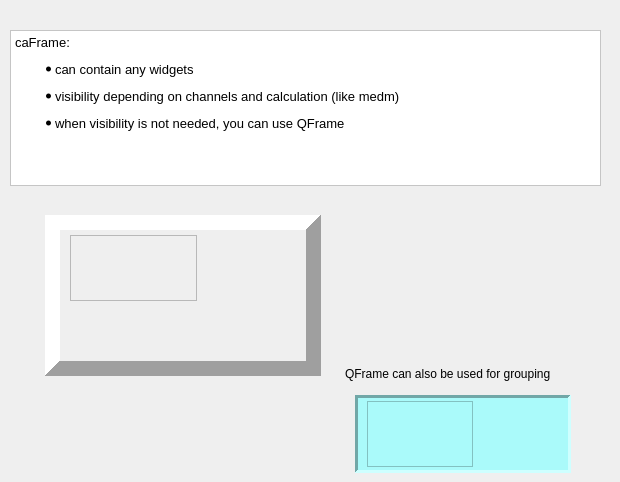
      <widget class="QWidget" name="tab_9">
       <attribute name="title">
        <string>caFrame</string>
       </attribute>
       <widget class="QTextEdit" name="textEdit_6">
        <property name="geometry">
         <rect>
          <x>10</x>
          <y>30</y>
          <width>591</width>
          <height>156</height>
         </rect>
        </property>
        <property name="styleSheet">
         <string notr="true">
QWidget {background: white;} </string>
        </property>
        <property name="html">
         <string>&lt;!DOCTYPE HTML PUBLIC &quot;-//W3C//DTD HTML 4.0//EN&quot; &quot;http://www.w3.org/TR/REC-html40/strict.dtd&quot;&gt;
&lt;html&gt;&lt;head&gt;&lt;meta name=&quot;qrichtext&quot; content=&quot;1&quot; /&gt;&lt;style type=&quot;text/css&quot;&gt;
p, li { white-space: pre-wrap; }
&lt;/style&gt;&lt;/head&gt;&lt;body style=&quot; font-family:'Sans Serif'; font-size:9pt; font-weight:400; font-style:normal;&quot;&gt;
&lt;p style=&quot; margin-top:0px; margin-bottom:0px; margin-left:0px; margin-right:0px; -qt-block-indent:0; text-indent:0px;&quot;&gt;&lt;span style=&quot; font-size:10pt;&quot;&gt;caFrame: &lt;/span&gt;&lt;/p&gt;
&lt;ul style=&quot;margin-top: 0px; margin-bottom: 0px; margin-left: 0px; margin-right: 0px; -qt-list-indent: 1;&quot;&gt;&lt;li style=&quot; font-size:10pt;&quot; style=&quot; margin-top:12px; margin-bottom:0px; margin-left:0px; margin-right:0px; -qt-block-indent:0; text-indent:0px;&quot;&gt;can contain any widgets&lt;/li&gt;&lt;/ul&gt;
&lt;ul style=&quot;margin-top: 0px; margin-bottom: 0px; margin-left: 0px; margin-right: 0px; -qt-list-indent: 1;&quot;&gt;&lt;li style=&quot; font-size:10pt;&quot; style=&quot; margin-top:12px; margin-bottom:0px; margin-left:0px; margin-right:0px; -qt-block-indent:0; text-indent:0px;&quot;&gt;visibility depending on channels and calculation (like medm)&lt;/li&gt;
&lt;li style=&quot; font-size:10pt;&quot; style=&quot; margin-top:12px; margin-bottom:0px; margin-left:0px; margin-right:0px; -qt-block-indent:0; text-indent:0px;&quot;&gt;when visibility is not needed, you can use QFrame&lt;/li&gt;&lt;/ul&gt;&lt;/body&gt;&lt;/html&gt;</string>
        </property>
       </widget>
       <widget class="caFrame" name="caframe">
        <property name="geometry">
         <rect>
          <x>45</x>
          <y>215</y>
          <width>276</width>
          <height>161</height>
         </rect>
        </property>
        <property name="frameShape">
         <enum>QFrame::Panel</enum>
        </property>
        <property name="frameShadow">
         <enum>QFrame::Raised</enum>
        </property>
        <property name="lineWidth">
         <number>15</number>
        </property>
        <property name="background">
         <color>
          <red>160</red>
          <green>0</green>
          <blue>164</blue>
         </color>
        </property>
        <property name="backgroundMode">
         <enum>caFrame::Outline</enum>
        </property>
        <widget class="caNumeric" name="caNumeric_6">
         <property name="geometry">
          <rect>
           <x>25</x>
           <y>20</y>
           <width>127</width>
           <height>66</height>
          </rect>
         </property>
         <property name="sizePolicy">
          <sizepolicy hsizetype="Expanding" vsizetype="Expanding">
           <horstretch>0</horstretch>
           <verstretch>0</verstretch>
          </sizepolicy>
         </property>
         <property name="minimumSize">
          <size>
           <width>0</width>
           <height>0</height>
          </size>
         </property>
         <property name="maximumSize">
          <size>
           <width>16777215</width>
           <height>16777215</height>
          </size>
         </property>
         <property name="autoFillBackground">
          <bool>false</bool>
         </property>
         <property name="frameShape">
          <enum>QFrame::StyledPanel</enum>
         </property>
         <property name="frameShadow">
          <enum>QFrame::Raised</enum>
         </property>
         <property name="lineWidth">
          <number>3</number>
         </property>
         <property name="integerDigits" stdset="0">
          <number>3</number>
         </property>
         <property name="decimalDigits" stdset="0">
          <number>1</number>
         </property>
         <property name="digitsFontScaleEnabled">
          <bool>true</bool>
         </property>
         <property name="channel" stdset="0">
          <string>QTDM:TEST:AO</string>
         </property>
         <property name="foreground">
          <color>
           <red>255</red>
           <green>0</green>
           <blue>0</blue>
          </color>
         </property>
         <property name="background">
          <color>
           <red>85</red>
           <green>255</green>
           <blue>255</blue>
          </color>
         </property>
         <property name="precisionMode">
          <enum>caNumeric::User</enum>
         </property>
         <property name="fixedFormat">
          <bool>true</bool>
         </property>
         <property name="limitsMode">
          <enum>caNumeric::User</enum>
         </property>
         <property name="maxValue">
          <double>990.000000000000000</double>
         </property>
         <property name="minValue">
          <double>0.000000000000000</double>
         </property>
        </widget>
        <widget class="caGraphics" name="cagraphics_11">
         <property name="geometry">
          <rect>
           <x>200</x>
           <y>80</y>
           <width>51</width>
           <height>66</height>
          </rect>
         </property>
         <property name="foreground">
          <color>
           <red>255</red>
           <green>0</green>
           <blue>0</blue>
          </color>
         </property>
         <property name="fillstyle" stdset="0">
          <enum>caGraphics::Filled</enum>
         </property>
         <property name="lineSize">
          <number>6</number>
         </property>
         <property name="form">
          <enum>caGraphics::Circle</enum>
         </property>
         <property name="tiltAngle">
          <number>45</number>
         </property>
        </widget>
       </widget>
       <widget class="QFrame" name="frame_4">
        <property name="geometry">
         <rect>
          <x>355</x>
          <y>395</y>
          <width>216</width>
          <height>78</height>
         </rect>
        </property>
        <property name="styleSheet">
         <string notr="true">QFrame {background: rgb(170, 250, 250);}</string>
        </property>
        <property name="frameShape">
         <enum>QFrame::Panel</enum>
        </property>
        <property name="frameShadow">
         <enum>QFrame::Sunken</enum>
        </property>
        <property name="lineWidth">
         <number>3</number>
        </property>
        <widget class="caNumeric" name="caNumeric_5">
         <property name="geometry">
          <rect>
           <x>12</x>
           <y>6</y>
           <width>106</width>
           <height>66</height>
          </rect>
         </property>
         <property name="sizePolicy">
          <sizepolicy hsizetype="Expanding" vsizetype="Expanding">
           <horstretch>0</horstretch>
           <verstretch>0</verstretch>
          </sizepolicy>
         </property>
         <property name="minimumSize">
          <size>
           <width>0</width>
           <height>0</height>
          </size>
         </property>
         <property name="maximumSize">
          <size>
           <width>16777215</width>
           <height>16777215</height>
          </size>
         </property>
         <property name="autoFillBackground">
          <bool>false</bool>
         </property>
         <property name="frameShape">
          <enum>QFrame::StyledPanel</enum>
         </property>
         <property name="frameShadow">
          <enum>QFrame::Raised</enum>
         </property>
         <property name="lineWidth">
          <number>3</number>
         </property>
         <property name="integerDigits" stdset="0">
          <number>3</number>
         </property>
         <property name="decimalDigits" stdset="0">
          <number>1</number>
         </property>
         <property name="digitsFontScaleEnabled">
          <bool>true</bool>
         </property>
         <property name="channel" stdset="0">
          <string>QTDM:TEST:AO</string>
         </property>
         <property name="foreground">
          <color>
           <red>255</red>
           <green>0</green>
           <blue>0</blue>
          </color>
         </property>
         <property name="background">
          <color>
           <red>85</red>
           <green>255</green>
           <blue>255</blue>
          </color>
         </property>
         <property name="precisionMode">
          <enum>caNumeric::User</enum>
         </property>
         <property name="fixedFormat">
          <bool>true</bool>
         </property>
         <property name="limitsMode">
          <enum>caNumeric::User</enum>
         </property>
         <property name="maxValue">
          <double>990.000000000000000</double>
         </property>
         <property name="minValue">
          <double>0.000000000000000</double>
         </property>
        </widget>
        <widget class="caGraphics" name="cagraphics_10">
         <property name="geometry">
          <rect>
           <x>140</x>
           <y>5</y>
           <width>51</width>
           <height>66</height>
          </rect>
         </property>
         <property name="foreground">
          <color>
           <red>255</red>
           <green>0</green>
           <blue>0</blue>
          </color>
         </property>
         <property name="fillstyle" stdset="0">
          <enum>caGraphics::Filled</enum>
         </property>
         <property name="lineSize">
          <number>6</number>
         </property>
         <property name="form">
          <enum>caGraphics::Circle</enum>
         </property>
         <property name="tiltAngle">
          <number>45</number>
         </property>
        </widget>
       </widget>
       <widget class="QLabel" name="label">
        <property name="geometry">
         <rect>
          <x>345</x>
          <y>365</y>
          <width>266</width>
          <height>17</height>
         </rect>
        </property>
        <property name="text">
         <string>QFrame can also be used for grouping</string>
        </property>
       </widget>
      </widget>
